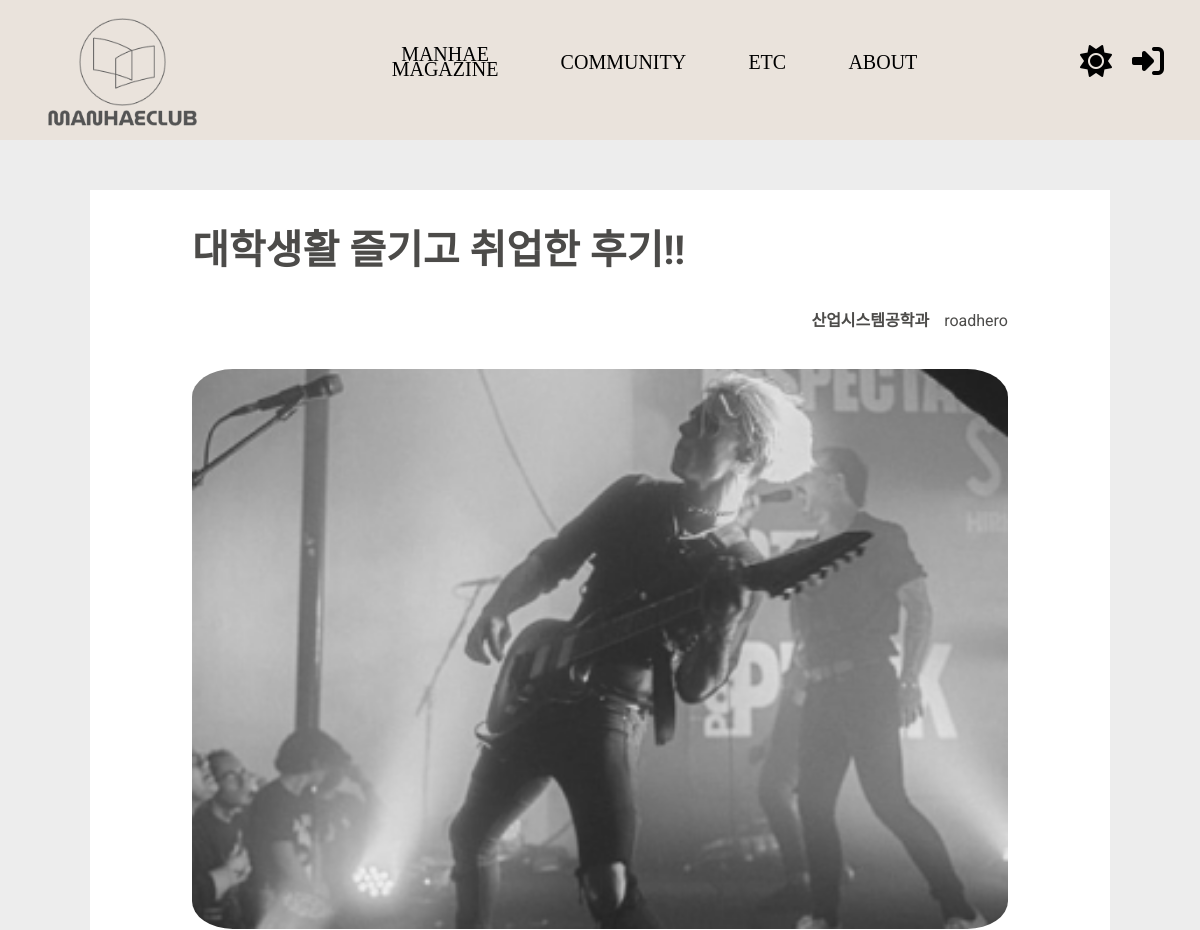
The app's page /10 (upper part), older data.
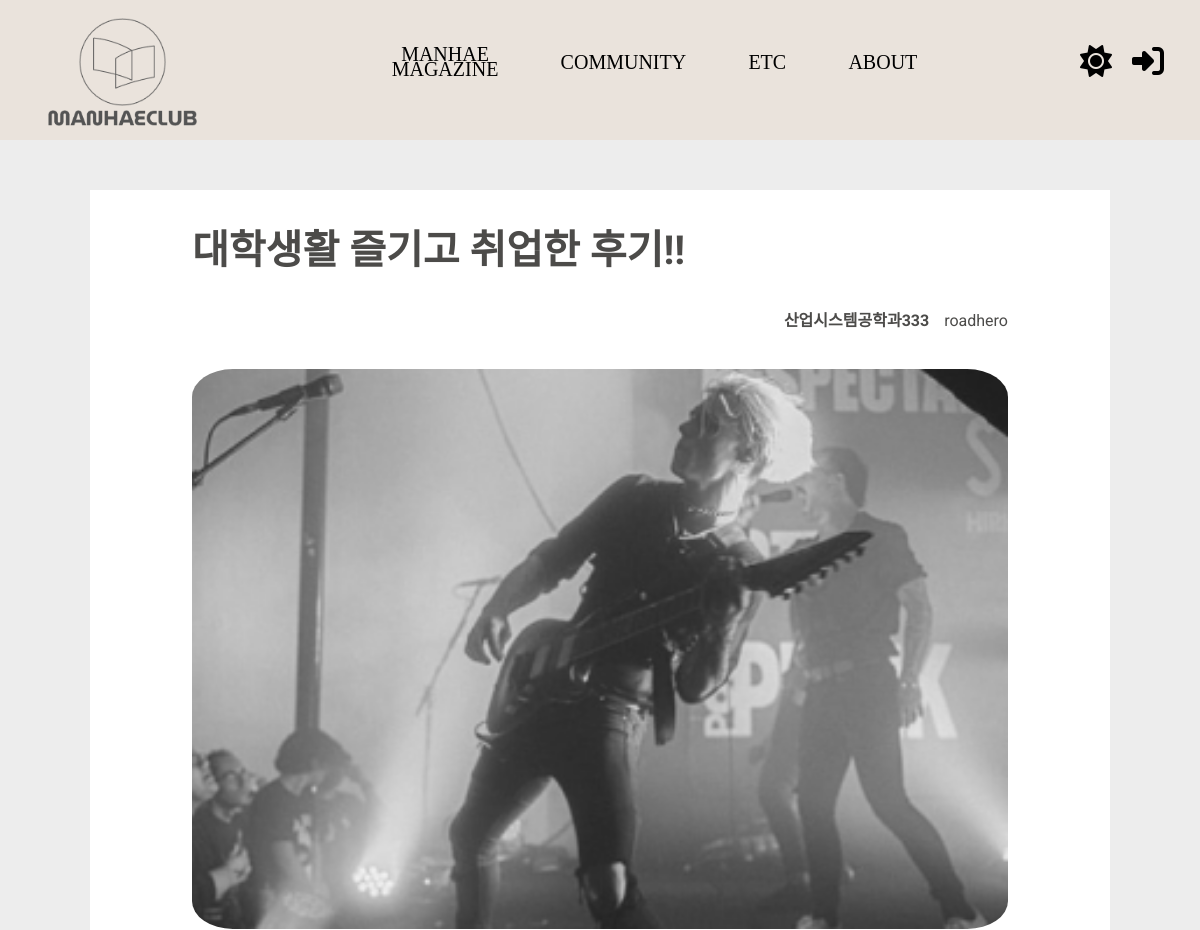
The same page, newer data.
### main/models.py (models this page shows, shortened)
class Post(models.Model):
    title = models.CharField(max_length=100)
    writer = models.ForeignKey(User, on_delete=models.CASCADE)
    pub_date = models.DateTimeField()
    body = models.TextField()
    like_users = models.ManyToManyField(settings.AUTH_USER_MODEL, related_name='like_posts')
    view_users = models.IntegerField(default=0)
    category = models.CharField(max_length=10, choices=post_choice, default='취업')
    image = models.ImageField(upload_to='post/', blank=True, null=True)

### accounts/models.py (models this page shows, shortened)
class Profile(models.Model):
    user = models.OneToOneField(settings.AUTH_USER_MODEL, on_delete=models.CASCADE, primary_key=True)
    name = models.CharField(max_length=20, default='', null=True)
    university = models.CharField(max_length=20, default='', null=True)
    register = models.IntegerField(null=True)
    major = models.CharField(max_length=20, default='', null=True)
    major2 = models.CharField(max_length=20, default='', null=True)

### main/views.py (the view)
# urls.py: path('<str:id>', detail, name='detail'),
def detail(request, id):
    post = get_object_or_404(Post, pk=id)
    print(post.view_users)
    post.view_users = int(post.view_users)+1
    print(post.view_users)
    post.save()
    all_comments = post.comments.all().order_by('-created_at')
    return render(request, 'main/detail.html', {'post':post, 'comments':all_comments})

### main/templates/main/detail.html (shortened to what this page needs)
{% extends 'base.html' %}
{% load static %}
{% block content %}
<div id="background">
    <section class="detail_posting_s">
        <div class="detail_posting">
            <p class="detail_posting_title">{{post.title}}</p>
            <div class="detail_posting_info">
                <p class="detail_posting_info_major">{{post.writer.profile.major}}</p>
                {% if post.writer %}
                {% if 'user' in post.writer.username %}
                <p class="detail_posting_info_writer">{{ post.writer.last_name }} {{ post.writer.first_name }}</p>
                {% else %}
                <p class="detail_posting_info_writer">{{ post.writer }}</p>
                {% endif %}
                {% else %}
                <p class="detail_posting_info_writer">작성자 : 알 수 없음</p>
                {% endif %}
            </div>
            {% if post.image %}
            <img class="detail_posting_img" src="{{post.image.url}}" alt="사진">
            {% endif %}
        </div>
    </section>
</div>
{% endblock %}

Row changes from the older to the newer data that the page shows:
changed through a linked row, Post "대학생활 즐기고 취업한 후기!!": writer.profile.major "산업시스템공학과" → "산업시스템공학과333"
